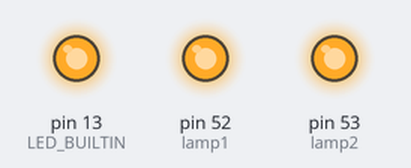
A sketch run on a simulated Arduino Mega 2560, built with avr-gcc and run on an emulated ATmega2560. On the bench: output pins drawn as LEDs (lit = HIGH).

Above: at 0.1 s.
At 2.7 s:
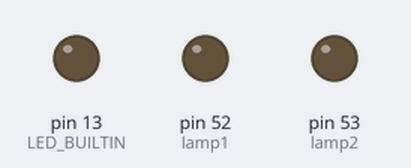
Timing chart, 0 to 3.0 s (numbered marks = the images above):
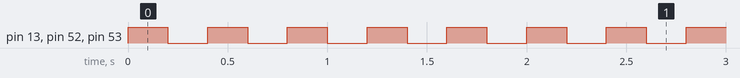

Measured:
- by itself, pin 13 (LED_BUILTIN), pin 52 (lamp1), pin 53 (lamp2): alternates HIGH for 0.20 s and LOW for 0.20 s

The sketch:

lights.ino
```cpp
/*
    Led Lamps turn on
*/

// pins
int lamp1 = 52;
int lamp2 = 53;


void setup() {
  pinMode(LED_BUILTIN, OUTPUT);
  pinMode(lamp1, OUTPUT);
  pinMode(lamp2, OUTPUT);
}

void loop() {
  digitalWrite(LED_BUILTIN, HIGH);
  digitalWrite(lamp1, HIGH);
  digitalWrite(lamp2, HIGH);
  delay(200);

  digitalWrite(LED_BUILTIN, LOW);
  digitalWrite(lamp1, LOW);
  digitalWrite(lamp2, LOW);
  delay(200);

}
```
